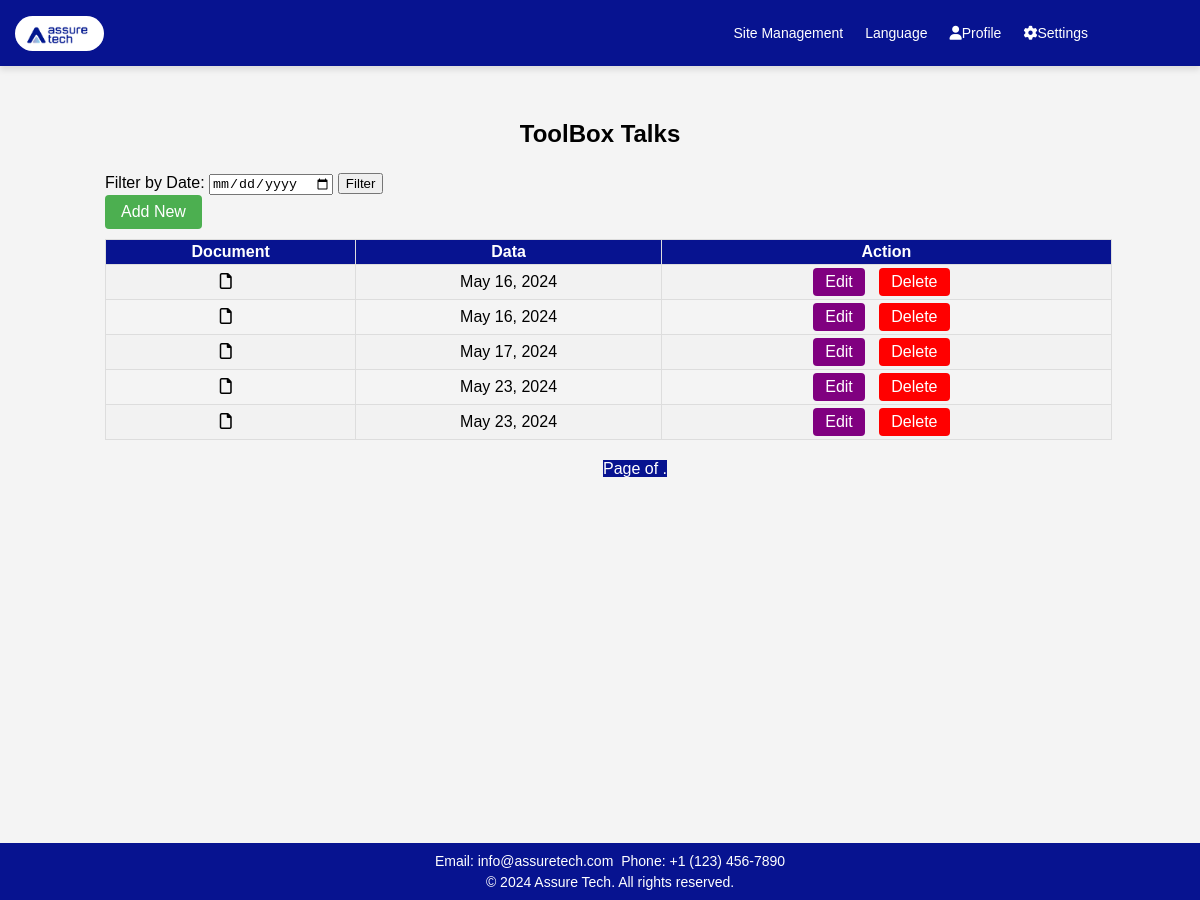
/toolbox/, run on the app's committed database.
### app1/models.py (models this page shows)
class ToolBox(models.Model):
    document = models.FileField(upload_to='toolbox/')
    date = models.DateField(auto_now_add=True)

### app1/views.py (the view)
# urls.py: path('toolbox/',views.toolbox,name='toolbox'),
def toolbox(request):
    documents = ToolBox.objects.all()
    return render(request,'app1/toolbox.html',{'documents' : documents})

### app1/templates/app1/toolbox.html (shortened to what this page needs)
<!DOCTYPE html>
<html lang="en">
<head>
    <link rel="stylesheet" href="https://cdnjs.cloudflare.com/ajax/libs/font-awesome/5.15.3/css/all.min.css">
    <link rel="stylesheet" href="https://cdnjs.cloudflare.com/ajax/libs/font-awesome/6.0.0/css/all.min.css">
    {% load static %}
</head>
<body>
    <header>
        <a class="logo" href="#"><img src="{% static 'app1/images/logo.jpg' %}" alt="Logo"></a>
        <nav class="nav">
            <div class="dropdown">
                <a href="{% url 'sites' %}">Site Management</a>
            </div>
            <div class="dropdown">
                <a href="#" class="dropbtn">Language</a>
            </div>
            <div class="dropdown">
                <a href="#" class="dropbtn"><i class="fas fa-user"></i>Profile</a>
            </div>
            <div class="dropdown">
                <a href="#" class="dropbtn"><i class="fas fa-cog"></i>Settings</a>
            </div>
        </nav>
    </header>
    <h2>ToolBox Talks</h2>
    <div class="main-container">
    <div class="main-content">
        <form method="GET" action="{% url 'filter_toolbox' %}">
            <label for="selected_date">Filter by Date:</label>
            <input type="date" id="selected_date" name="selected_date">
            <button type="submit">Filter</button>
        </form>
        <a href="{% url 'add_toolbox' %}" class="add-new-button">Add New</a>
        <table>
            <tr>
                <th>Document</th>
                <th>Data</th>
                <th>Action</th>
            </tr>
            {% for document in documents %}
            <tr>
                <td>
                    {% if document.document %}
                        {% with file_extension=document.document.name|lower|slice:"-4:" %}
                            <a href="{{ document.document.url }}" target="_blank">
                                <i class="file-icon {% if file_extension == '.pdf' %}far fa-file-pdf
                                                {% elif file_extension == '.doc' or file_extension == '.docx' %}far fa-file-word
                                                {% elif file_extension == '.xls' or file_extension == '.xlsx' %}far fa-file-excel
                                                {% elif file_extension == '.ppt' or file_extension == '.pptx' %}far fa-file-powerpoint
                                                {% else %}far fa-file
                                            {% endif %}"></i>
                            </a>
                        {% endwith %}
                    {% else %}
                        N/A
                    {% endif %}
                </td>
                <td>{{ document.date }}</td>
                <td>
                    <a href="{% url 'edit_toolbox' pk=document.pk %}" class="view1">Edit</a>
                    <a href="{% url 'delete_toolbox' pk=document.pk %}" class="view2">Delete</a>
                </td>
            </tr>
            {% endfor %}
        </table>
        <div class="pagination">
            <span class="step-links">
                <span class="current">
                    Page {{ assets.number }} of {{ assets.paginator.num_pages }}.
                </span>
            </span>
        </div>
    </div>
    </div>
    <footer>
        <p>Email: info@assuretech.com</p>
        <p>Phone: +1 (123) 456-7890</p>
        <div class="footer-bottom">
            <p>&copy; 2024 Assure Tech. All rights reserved.</p>
        </div>
    </footer>
</body>
</html>

### app1/templates/app1/toolbox.html (style rules this page uses)
body { font-family: 'Verdana', sans-serif; width: 100%; margin: 0; padding-top: 10vh; background: #f4f4f4; box-sizing: border-box; height: 900px; }
header { background-color: #071390; color: white; text-align: center; padding: 15px 0; position: fixed; top: 0; width: 100%; z-index: 1000; display: flex; justify-content: space-between; align-items: center; box-shadow: 0px 4px 6px rgba(0, 0, 0, 0.1); }
.nav a { color: white; padding: 10px 10px; font-size: 14px; text-decoration: none; display: inline-block; margin-right: 2px; transition: color 0.3s ease; }
.nav { display: flex; align-items: center; margin-right: 100px; }
.logo img { max-height: 35px; margin-left: 15px; float: left; border-radius: 20px; }
.dropdown { display: inline-block; position: relative; text-align: center; }
footer { position: fixed; bottom: 0; width: 100%; background-color: #071390; color: white; text-align: center; padding: 10px; z-index: 1000; font-size: 14px; }
footer h4, footer p { white-space: nowrap; margin: 0; padding: 2px; display: inline; }
.footer-bottom { white-space: nowrap; padding-top: 5px; }
.footer-bottom p { margin: 0; }
.main-container { display: flex; }
.main-content { margin-left: 100px; padding: 5px; width: 130%; margin-right: 30px; }
table { width: 95%; border-collapse: collapse; margin-top: 10px; }
th, td { border: 1px solid #ddd; padding: 3px; text-align: center; }
th { background-color: #071390; color: white; text-align: center; }
tr:nth-child(even) { background-color: #f2f2f2; }
.add-new-button { display: inline-block; padding: 8px 16px; background-color: #4CAF50; color: white; text-decoration: none; border-radius: 4px; }
td a { display: inline-block; margin-right: 10px; padding: 5px 12px; text-decoration: none; border-radius: 4px; color: white; }
td a.view1 { background-color: purple; }
td a.view2 { background-color: red; }
.pagination { display: flex; justify-content: center; margin-top: 20px; flex-wrap: wrap; }
.pagination .current { background-color: #071390; color: white; margin: 5px; }
h2 { text-align: center; margin-top: 40px; }
.file-icon { color : black }

### data on the page
ToolBox: date "May 16, 2024"
ToolBox: date "May 16, 2024"
ToolBox: date "May 17, 2024"
ToolBox: date "May 23, 2024"
ToolBox: date "May 23, 2024"
